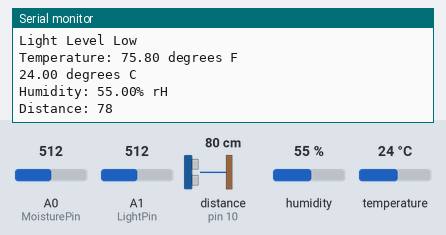
A sketch run on a simulated Arduino Uno, built with avr-gcc and run on an emulated ATmega328P. Shown: the last lines printed to the serial monitor. Wiring (inferred from the names in the program): ultrasonic range finder: trigger pin 9; echo pin 10. The test bench sets the inputs (shaded band); at power-on: distance to the obstacle (sensor on pin 10) 80 cm, humidity 55 %, A0 (MoisturePin) = 512, A1 (LightPin) = 512, temperature 24 °C. The echo pulse lasts 58.3 µs per cm.

Above: at 1.9 s.
2.0 s: distance to the obstacle (sensor on pin 10) set to 2 cm
At 3.2 s:
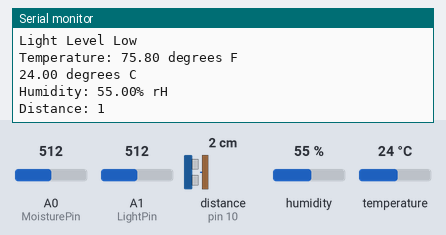
3.5 s: humidity set to 22 %
At 4.3 s:
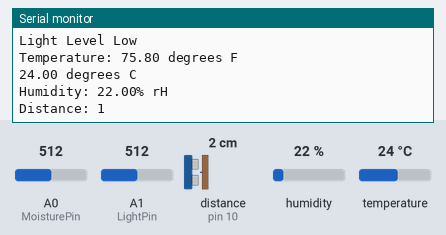
5.0 s: A0 (MoisturePin) set to 716
6.5 s: A1 (LightPin) set to 716
8.0 s: distance to the obstacle (sensor on pin 10) set to 299 cm
At 9.5 s:
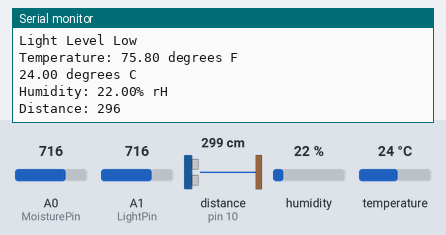
12.3 s: temperature set to 12 °C
At 13.0 s:
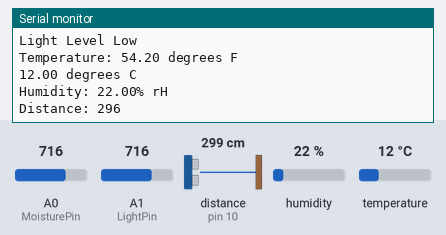
Timing chart, 0 to 14.8 s (numbered marks = the images above; inputs shaded):
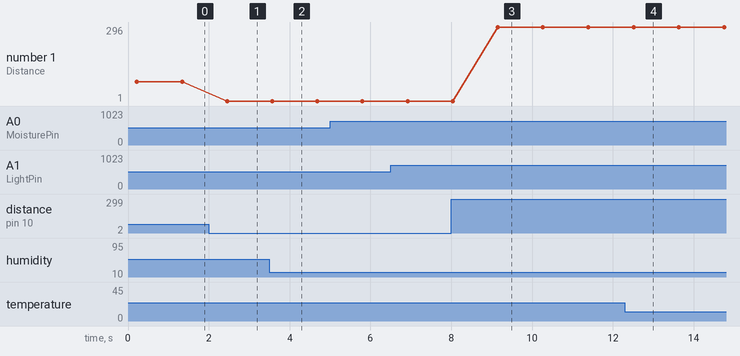

The sketch:

AllSensors.ino
```cpp
/*
Creators: Evan LeBel, Ian Skillman, Jaime Sanchez, Rodrigo Romero
Date: 2/28/2024

FOR THIS CODE YOU NEED LIBRARY "Adafruit AHTX0"

Connectors:
Temp & Humid Sensor: Connect Vin to 3.3V, GND to GND, SCL to A5, SDA to A4
PhotoResistor: Connect A1 to voltage going from photoresistor to gnd. Circuit is from 3.3V to PhotoResistor to Resistor to GND
UltraSonic: Connect GND to GND, Echo to D10, Trig to D9, and VCC to VBUS
Soil: Connect A Pin connects to A0, + Pin connects to 3.3V, - Pin connects to GND
*/


#include <Adafruit_AHTX0.h>

Adafruit_AHTX0 aht;

#define wetSoil 2600   // Define max value we consider soil 'wet'
#define drySoil 2900   // Define min value we consider soil 'dry'

#define bright 1500

// Define analog input
#define MoisturePin A0
#define LightPin A1

const int trigPin = 9;
const int echoPin = 10;
long duration;
int distance;

void setup() {

  //Ultradonic Sensor setup:
  pinMode(trigPin, OUTPUT); // Sets the trigPin as an Output
  pinMode(echoPin, INPUT); // Sets the echoPin as an Input

  Serial.begin(9600);

  //Temp & Humidity Sensor setup:
  Serial.println("Adafruit AHT10/AHT20 demo!");
  if (! aht.begin()) {
    Serial.println("Could not find AHT? Check wiring");
    while (1) delay(10);
  }
  Serial.println("AHT10 or AHT20 found");

}

void light(){
  int light = analogRead(LightPin);

  Serial.println("Light Value: ");
  Serial.println(light);

  if (light > bright) {
    Serial.println("Light Level High");
  } else {
    Serial.println("Light Level Low");
  }
}

void moisture(){
  int moisture = analogRead(MoisturePin);

  Serial.print("Moisture Value: ");
  Serial.println(moisture);

  if (moisture < wetSoil) {
    Serial.println("Status: Soil is too wet");
  } else if (moisture >= wetSoil && moisture < drySoil) {
    Serial.println("Status: Soil moisture is perfect");
  } else {
    Serial.println("Status: Soil is too dry - time to water!");
  }
}

void temp(){
  sensors_event_t humidity, temp;
  aht.getEvent(&humidity, &temp);// populate temp and humidity objects with fresh data

  Serial.print("Temperature: ");
  Serial.print(((temp.temperature * 9) + 3) / 5 + 32); //farenheight
  Serial.println(" degrees F");
  Serial.print(temp.temperature); //celcius
  Serial.println(" degrees C");
  Serial.print("Humidity: ");
  Serial.print(humidity.relative_humidity);
  Serial.println("% rH");
}

void tank(){
  digitalWrite(trigPin, LOW);
  delayMicroseconds(2);
  digitalWrite(trigPin, HIGH);
  delayMicroseconds(10);
  digitalWrite(trigPin, LOW);
  duration = pulseIn(echoPin, HIGH);
  distance = duration * 0.034 / 2;

  Serial.print("Distance: ");
  Serial.println(distance);
}

void loop() {
  moisture();
  light();
  temp();
  tank();

  delay(1000);
}
```

Measured:
- after the input at 2.0 s, the serial monitor: prints a new line after 0.46 s (image 1)
- after the input at 3.5 s, the serial monitor: prints a new line after 0.05 s (image 2)
- after the input at 8.0 s, the serial monitor: prints a new line after 1.2 s (image 3)
- after the input at 12.3 s, the serial monitor: prints a new line after 0.14 s (image 4)
- plotted number 1: 78 → 1 after the input at 2.0 s, 1 → 296 after the input at 8.0 s
